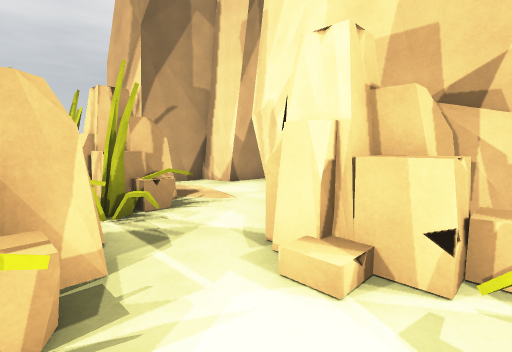
[1] (above)

24 first-person views from a walk through a Unity game level. The camera is 1.5 m above the floor, tilts 6° down and sees 85° across. The floor is counted in squares, 1 m on a side. Each view is taken from the middle of a square. On the plan, view 1 faces up. The plan holds only what a view shows up to about 14 squares ahead; the rest is blank. The place goes on beyond the plan.

[2]
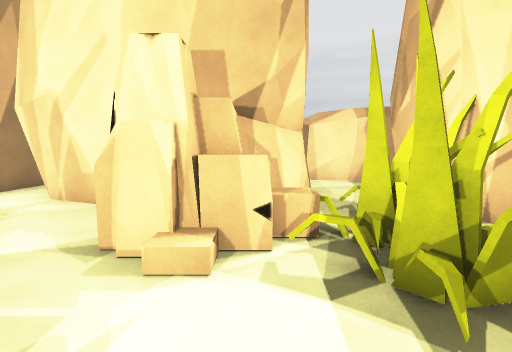

[3]
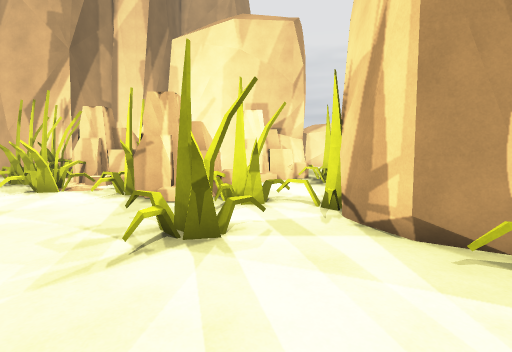

[4]
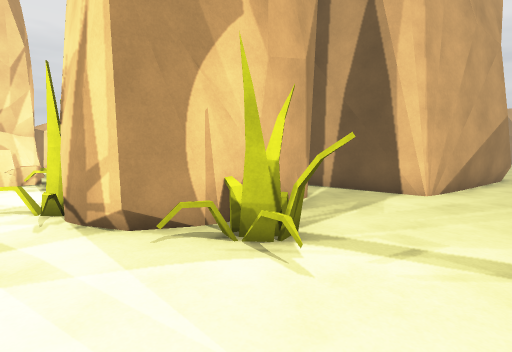

[5]
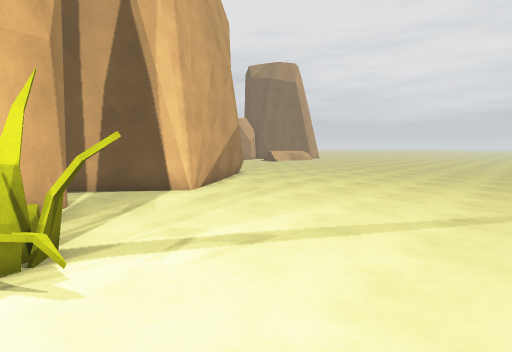

[6]
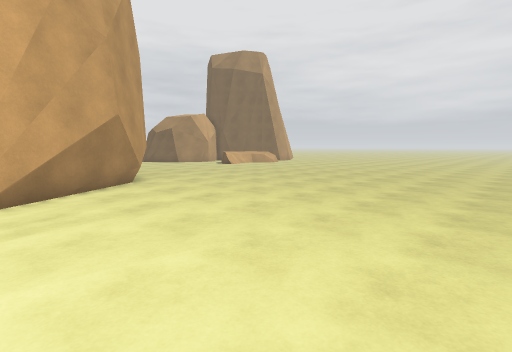

[7]
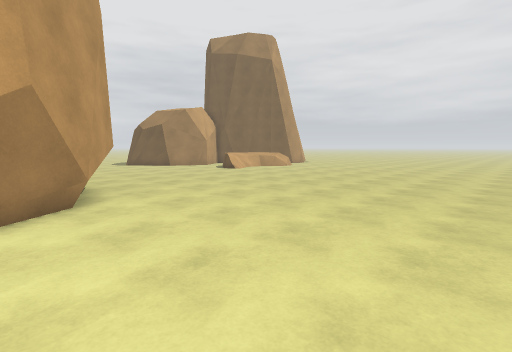

[8]
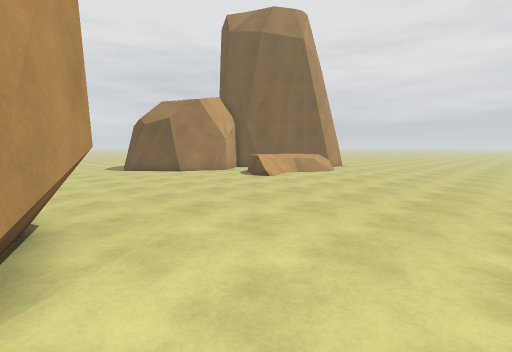

[9]
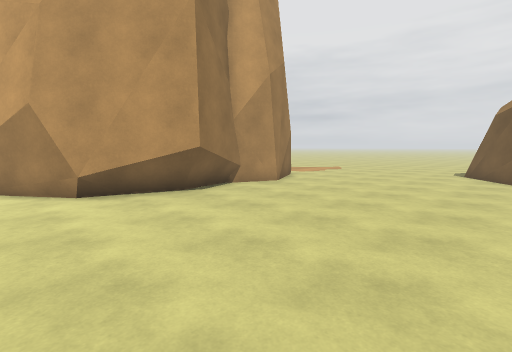

[10]
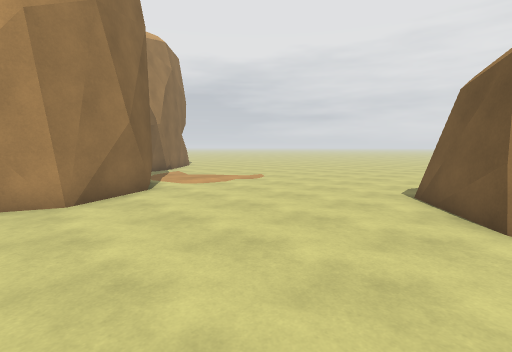

[11]
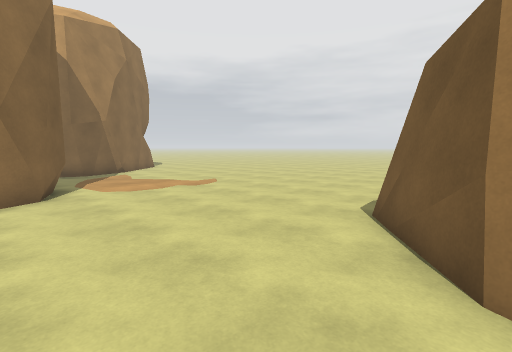

[12]
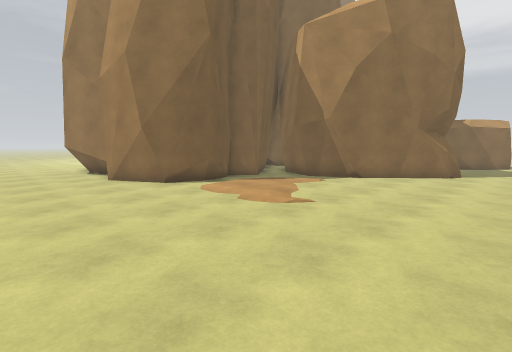

[13]
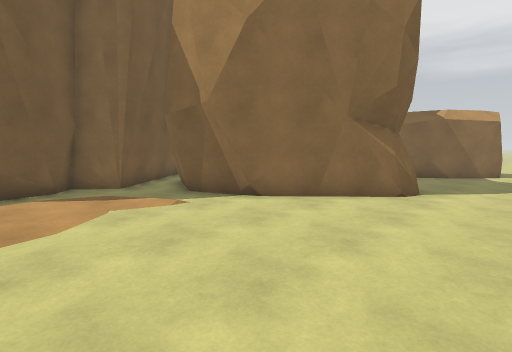

[14]
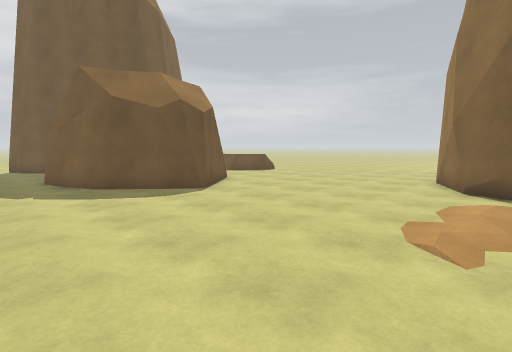

[15]
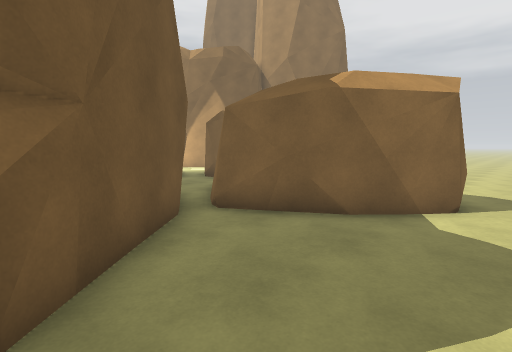

[16]
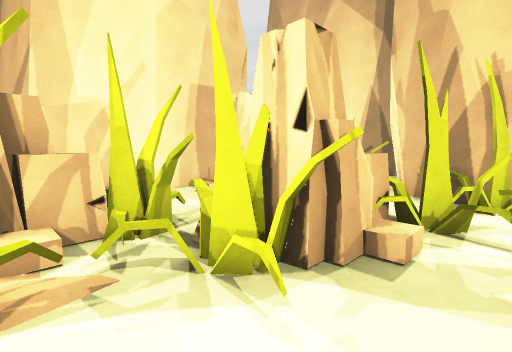

[17]
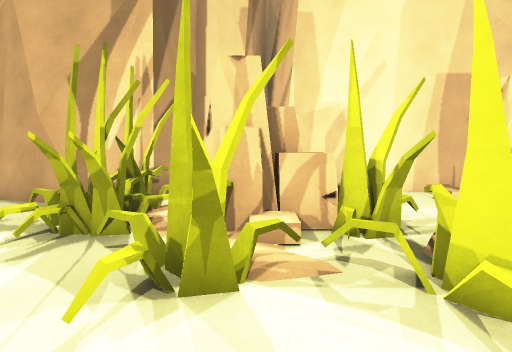

[18]
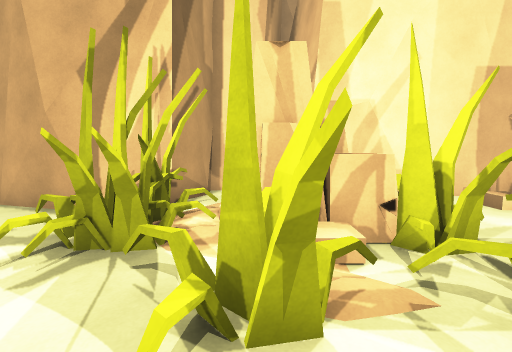

[19]
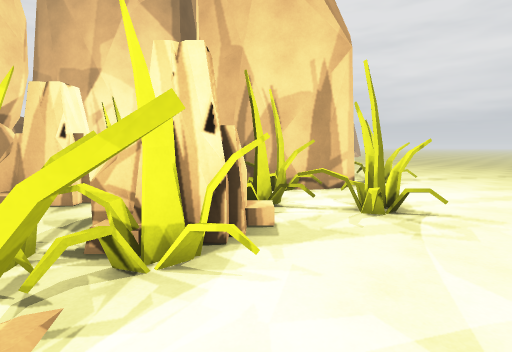

[20]
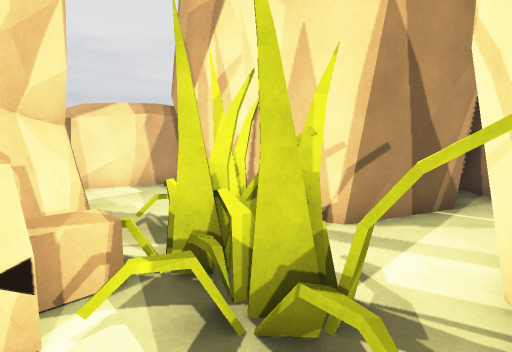

[21]
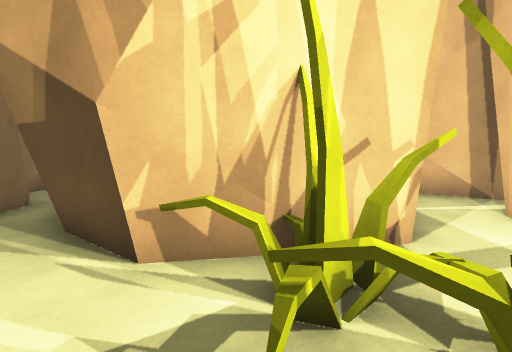

[22]
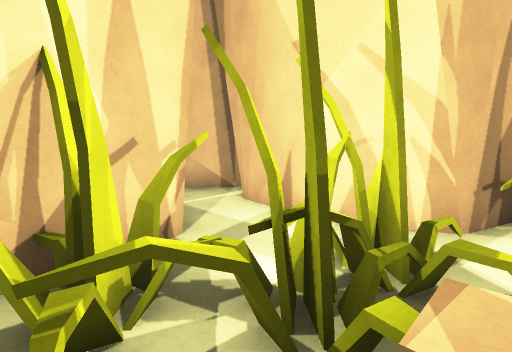

[23]
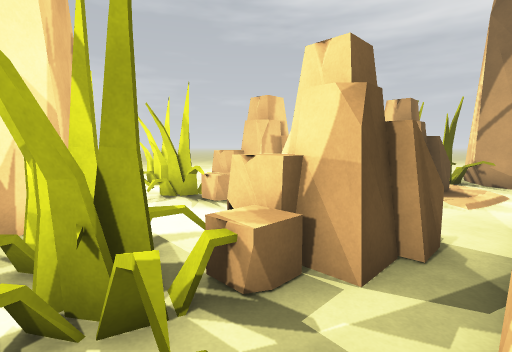

[24]
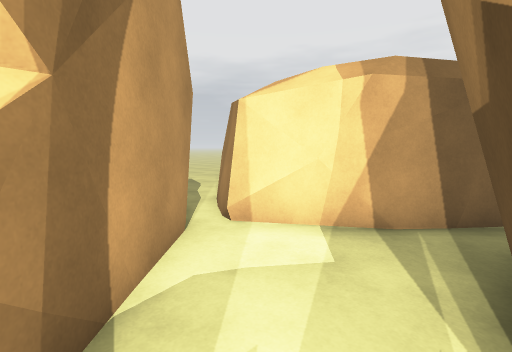

### Floor plan
Key: @ floor where view 1 was taken; # wall or solid block; . floor; / step, stairs or slope; = window, fence, low wall or low ledge; R rock; O other object.
Columns run from 8 left of view 1 to 25 right of it. Each row starts with its distance up from view 1.
 15 ##
 14 .#
 13 .##  ####           ..
 12 ..####.##           ..         ..
 11 ..OO#...#                      ..
 10 .OO./...##         ##          ..
  9 ..O.RR...#        ##           ..
  8 ...RRR...##     ###            ..
  7 .../RRR...##   ##.#            ..
  6 .....R....R## ##..##            ..
  5 .....R...RRR###....##           ..
  4 ....RR..RRRR.=......#          #..
  3 ...RRRR..RRR....#####          #..
  2 ....RRR......OO##             ##..
  1 ..........OO.O##             ##...
  0 ...O....@.OO..#             ##....
 -1 ..OO..O#####..#             #.....
 -2 ......##   #..#             #.....
 -3 .....##    ##.##            #.....
 -4 .....##     #..#            ##....
 -5 .....##      .####           ##...
 -6 ....OO##     #####           ##...
 -7  ......##                   ##....
 -8 .........  #               ##.....
 -9 ..........##              ##......
-10 .........##          ######.......
-11 .........#            #...........
-12 .........#            #...........
-13 .........##          ##...........
-14 ..........##          ##..........
-15 ...........#          ##..........
-16 ...........##         #...........
-17 ............###########...........
-18 ..............####.##.............
-19 ..................................
-20 ..................................
-21 ..................................
-22 ..................................
-23 ..................................
-24  .........................###.....
-25  ........................#####....
-26  .......................##   ##...

Where each view was taken, in squares from view 1:
view 1: 0 up, 0 right, facing up
view 2: 0 up, 1 left, facing up-right
view 3: 5 down, 8 left, facing up-right
view 4: 6 down, 8 left, facing right
view 5: 6 down, 8 left, facing down-right
view 6: 12 down, 8 left, facing down-right
view 7: 15 down, 4 left, facing down-right
view 8: 17 down, 1 right, facing down-right
view 9: 26 down, 2 right, facing up-right
view 10: 26 down, 10 right, facing up-right
view 11: 26 down, 13 right, facing up-right
view 12: 22 down, 25 right, facing up-left
view 13: 15 down, 25 right, facing up-left
view 14: 15 down, 25 right, facing down-left
view 15: 5 down, 25 right, facing up-left
view 16: 4 up, 8 left, facing right
view 17: 4 up, 8 left, facing up-right
view 18: 5 up, 8 left, facing up-right
view 19: 6 up, 8 left, facing down-right
view 20: 1 up, 0 right, facing right
view 21: 4 up, 4 right, facing down-right
view 22: 4 up, 4 right, facing down
view 23: 3 up, 6 right, facing left
view 24: 3 up, 6 right, facing up-right
